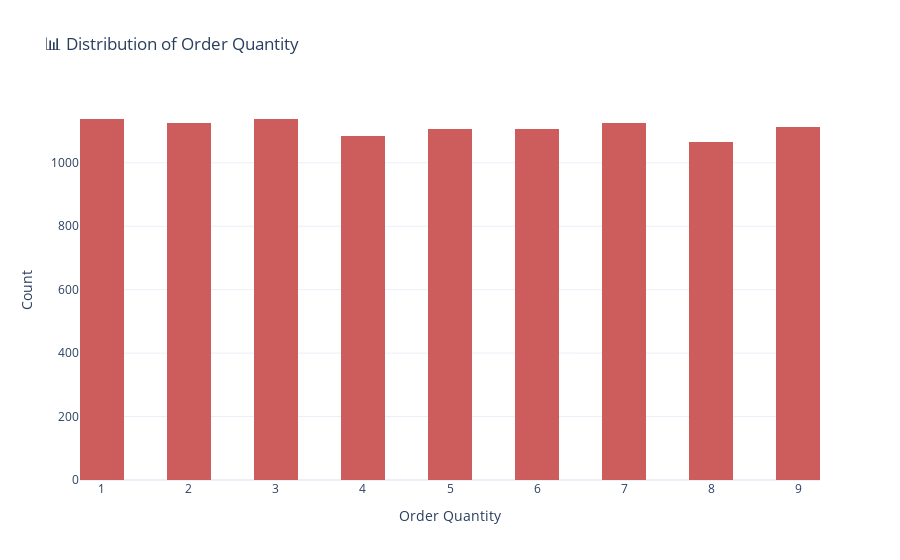

Notebook code for this chart:
### Code cell
# Histogram of Order Quantity
fig3 = px.histogram(
    superstore,
    x="quantity",
    nbins=20,
    title="📊 Distribution of Order Quantity",
    color_discrete_sequence=["indianred"],
    template="plotly_white"
)
fig3.update_layout(xaxis_title="Order Quantity", yaxis_title="Count")
fig3.show()

### Figure 1 — Plotly figure (JSON) as saved in the notebook; plotly's stock layout.template omitted (floating-point values rounded to 4 significant figures; data arrays with more than 128 entries replaced by an {"elided": "..."} marker saying what was removed)
{"data": [{"bingroup": "x", "hovertemplate": "quantity=%{x}<br>count=%{y}<extra></extra>", "legendgroup": "", "marker": {"color": "indianred", "pattern": {"shape": ""}}, "name": "", "nbinsx": 20, "orientation": "v", "showlegend": false, "type": "histogram", "x": {"elided": "10000 int values"}, "xaxis": "x", "yaxis": "y"}], "layout": {"barmode": "relative", "legend": {"tracegroupgap": 0}, "title": {"text": "📊 Distribution of Order Quantity"}, "xaxis": {"anchor": "y", "domain": [0, 1], "title": {"text": "Order Quantity"}}, "yaxis": {"anchor": "x", "domain": [0, 1], "title": {"text": "Count"}}}}
